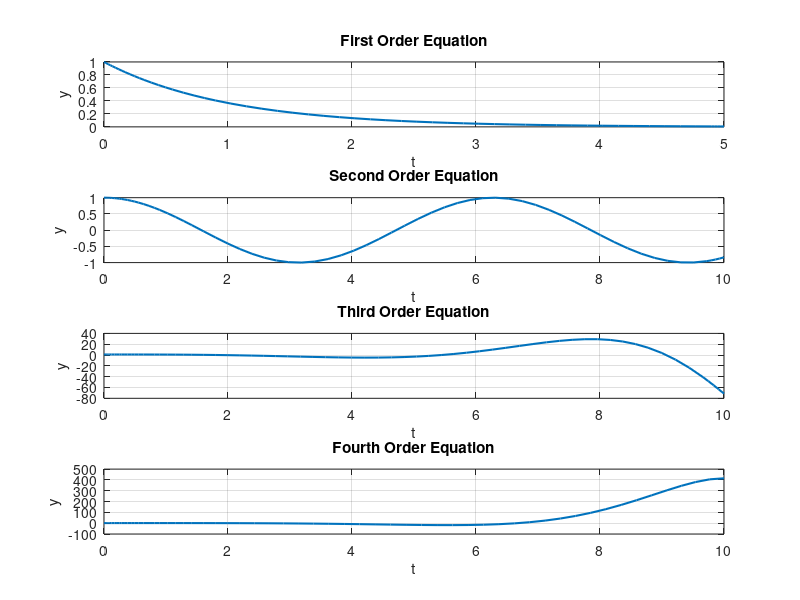

This figure's MATLAB source:
clc;
clear;
close all;

% ODE45 solves differential equations numerically.
% Higher-order equations are converted into first-order equations.

% SUM 1: First order, dy/dt = -y, y(0)=1
[t1,y1] = ode45(@(t,y) -y, [0 5], 1);


% SUM 2: Second order, y'' + y = 0
% Let Y(1)=y and Y(2)=y'
% Therefore, Y' = [y'; -y]

[t2,Y2] = ode45(@(t,Y) [Y(2); -Y(1)], ...
    [0 10], [1;0]);


% SUM 3: Third order, y''' + y = 0
% Let Y(1)=y, Y(2)=y', Y(3)=y''
% Therefore, Y' = [y'; y''; -y]

[t3,Y3] = ode45(@(t,Y) [Y(2); Y(3); -Y(1)], ...
    [0 10], [1;0;0]);


% SUM 4: Fourth order, y'''' + y = 0
% Let Y(1)=y, Y(2)=y', Y(3)=y'', Y(4)=y'''
% Therefore, Y' = [y'; y''; y'''; -y]

[t4,Y4] = ode45(@(t,Y) [Y(2); Y(3); Y(4); -Y(1)], ...
    [0 10], [1;0;0;0]);


% Plot all four solutions

figure;

subplot(4,1,1);
plot(t1,y1,'LineWidth',1.5);
grid on;
title('First Order Equation');
xlabel('t');
ylabel('y');

subplot(4,1,2);
plot(t2,Y2(:,1),'LineWidth',1.5);
grid on;
title('Second Order Equation');
xlabel('t');
ylabel('y');

subplot(4,1,3);
plot(t3,Y3(:,1),'LineWidth',1.5);
grid on;
title('Third Order Equation');
xlabel('t');
ylabel('y');

subplot(4,1,4);
plot(t4,Y4(:,1),'LineWidth',1.5);
grid on;
title('Fourth Order Equation');
xlabel('t');
ylabel('y');
